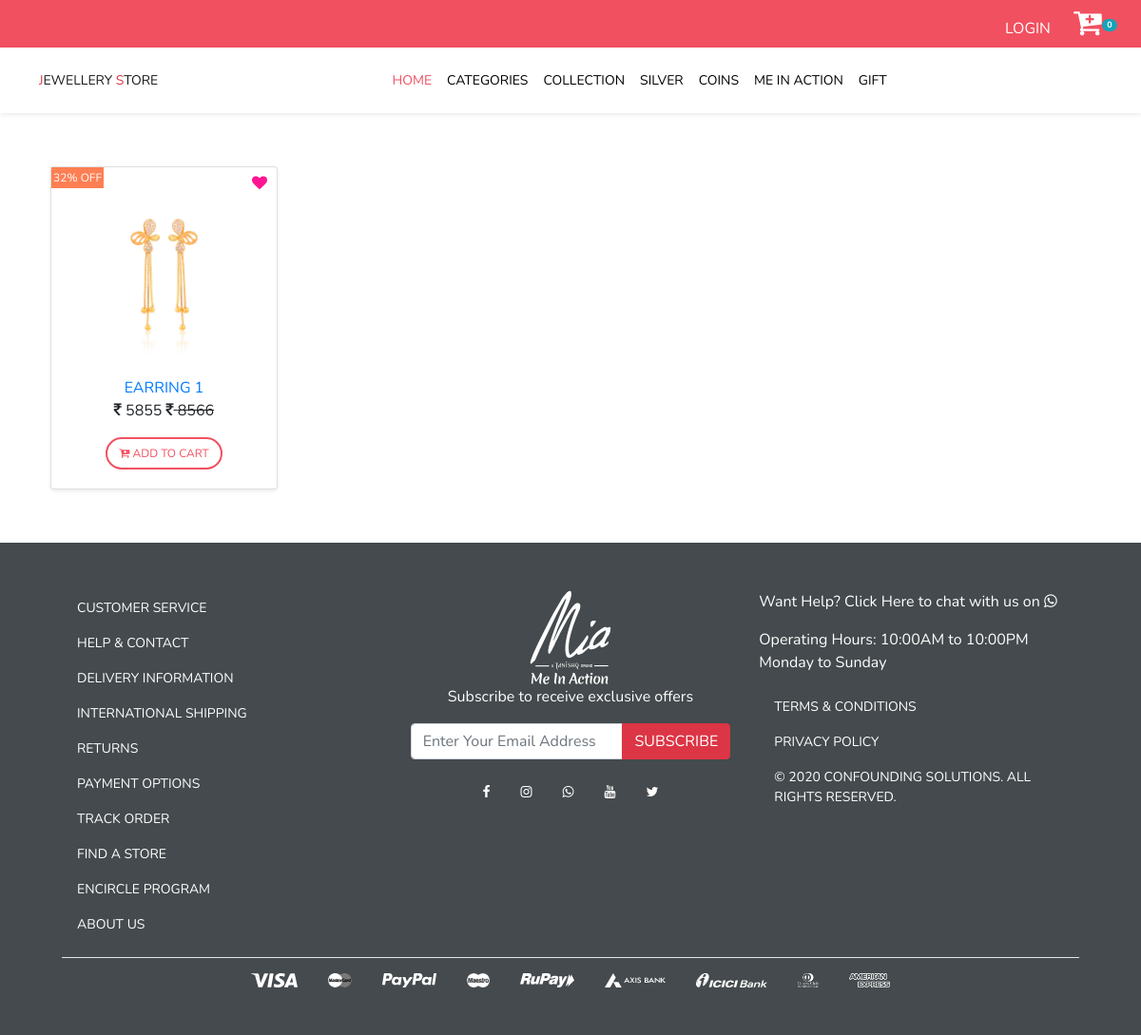
The app's page /user/products/7 with its own data.
### tables this page shows
CREATE TABLE `products` (
  `p_id` int(11) NOT NULL,
  `cat_id` varchar(55) NOT NULL,
  `p_name` varchar(255) NOT NULL,
  `p_qty` varchar(255) NOT NULL,
  `p_unit` varchar(55) NOT NULL,
  `p_img1` varchar(255) NOT NULL,
  `p_img2` varchar(255) NOT NULL,
  `p_img3` varchar(255) NOT NULL,
  `p_img4` varchar(255) NOT NULL,
  `p_description` text NOT NULL,
  `m_price` varchar(55) NOT NULL,
  `d_price` varchar(55) NOT NULL,
  `offer` varchar(55) NOT NULL,
  `availability` varchar(55) NOT NULL,
  `status` varchar(55) NOT NULL,
  `date` datetime NOT NULL DEFAULT CURRENT_TIMESTAMP
);

### application/controllers/User.php (called while the page is built, shortened)
<?php
class User extends CI_Controller {
	public function __construct()
	{
		$this->load->model('User_model','model');
		$this->load->library('cart');
	}
	public function products()
	{
		$data['category']=$this->model->category();
		$data['collection']=$this->model->collection();
		$data['gift']=$this->model->gift();
		$this->load->view('user/header',$data);
		$cat_id=$this->uri->segment(3);
		if(!empty($cat_id))
		{
		$data['product_info']=$this->model->get_productByCategory($cat_id);
		$this->load->view('user/products',$data);
		}
		$this->load->view('user/footer');
	}
}

### index.php (called while the page is built, shortened)
<?php
require_once BASEPATH.'core/CodeIgniter.php';

### application/models/User_model.php (called while the page is built, shortened)
<?php
class User_model extends CI_model
{
	public function get_productByCategory($cat_id)
	{
	return $this->db->get_where('products',array('cat_id'=>$cat_id))->result();
	}
}
?>

### application/views/user/products.php (the view, shortened to what this page needs)
<div class="container">
	<div class="row py-5">
		<?php if(count($product_info) >0){ ?>
			<?php foreach ($product_info as $key): ?>
		<div class="col-md-3 col-sm-6 col-6">
			<div class="card shadow-sm m-2">
				<div class="card-body text-center">
					<img src="<?php echo base_url().$key->p_img1;?>" alt="" class="img-fluid" style="height:200px;padding: 5px;">
					<a href="<?php echo base_url('user/single/'.$key->p_id);?>"><?php echo $key->p_name; ?></a>
					<p><i class="fa fa-inr"></i> <?php echo $key->d_price; ?> <del><i class="fa fa-inr"></i> <?php echo $key->m_price; ?></del>	</p>
					<form action=""  class="form-submit" method="post">
                     <button  class="addToCart btn btn-cart text-uppercase" <?php if($key->status==0){echo 'disabled';} ?>><i class="fa fa-cart-plus" aria-hidden="true"></i> Add to Cart</button>
                     </form>
				<div class="discount"><?php echo $key->offer; ?>% OFF</div>
				<div class="heart"><i class="fa fa-heart"></i></div>
				</div>
			</div>
		</div>
		<?php endforeach ?>
	<?php } else {?>
			<div class="col-md-12 p-5 text-center"><h3>Product not found.</h3></div>
	<?php } ?>
	</div>
</div>

### application/views/user/header.php (style rules this page uses)
* { font-family: 'Nunito', sans-serif; }
a { text-decoration: none!important;padding: 10px;text-transform: uppercase; }
.discount { position: absolute; top:0; left: 0; background: #fd7f53; padding: 2px; color:white; font-size: 12px; }
.heart { position: absolute; top:0; right: 5px; padding: 5px; color:deeppink; }
.btn-cart { font-size: 12px; border-radius: 50px; border:2px solid #f15060; color: #f15060; }

### records on screen
products: p_img1 (picture), p_name "EARRING 1", d_price "5855", m_price "8566", offer "32"

### other values on screen
$this->cart->total_items() "0"
